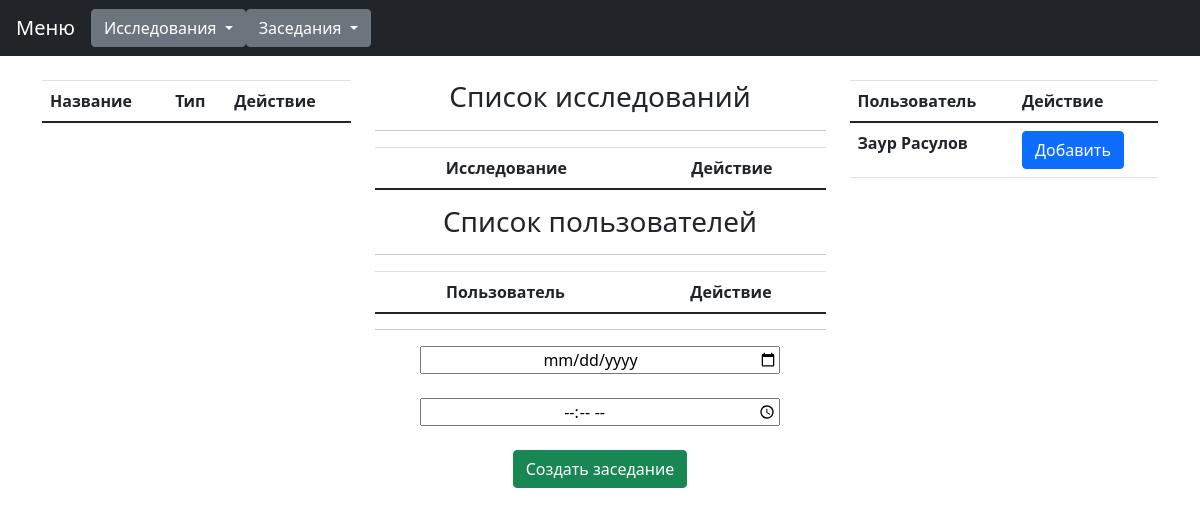
Page /meeting/ on the earlier database version.
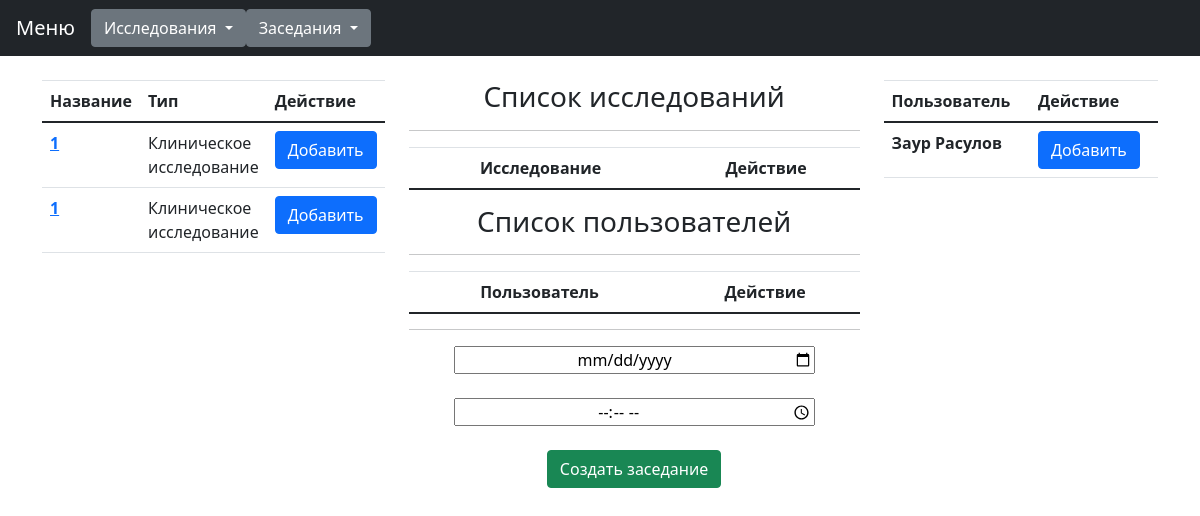
Same page on the later database version.
### userControl/models.py (models this page shows)
class User(AbstractUser):
    username = models.EmailField(
        _('username'),
        max_length=150,
        unique=True,
        help_text=_(''),
        error_messages={
            'unique': _("Пользователь с таким Email уже существует."),
        },
    )
    first_name = models.CharField('Имя', max_length=30)
    last_name = models.CharField('Фамилия', max_length=150)
    middle_name = models.CharField('Отчество', max_length=30)
    role = models.ForeignKey(Role, on_delete=models.CASCADE, related_name='role', null=True, blank=True, default=7)
    password = models.CharField('Пароль', max_length=150)
    registration_accepted = models.CharField('Подтвердить регистрацию',max_length=10)
    def __str__(self):
        return self.username
    class Meta(object):
        unique_together = ('username',)

### researchManager/models.py (models this page shows, shortened)
class Research(models.Model):
    type = models.CharField("Тип исследования", max_length=50, null=True, blank=True)
    type_request = models.CharField("Тип заявки", max_length=50, null=True, blank=True)
    owner = models.ForeignKey(settings.AUTH_USER_MODEL, on_delete=models.CASCADE, null=True, blank=True)
    identityCode = models.CharField("Код исследования", max_length=50, null=True, blank=True)
    date_accepted = models.DateField("Дата одобрения", blank=True, null=True, default="2021-05-05")
    date_created = models.DateTimeField("Дата загрузки в систему", auto_now_add=True, null=True, blank=True)
    protocol_number = models.CharField("Номер протокола", max_length=50, null=True, blank=True)
    protocol_name = models.CharField("Название протокола", max_length=500, null=True, blank=True)
    work_name = models.CharField("Название работы", max_length=500, null=True, blank=True)
    division = models.CharField("Подразделение", max_length=500, null=True, blank=True)
    executor = models.CharField("Исполнитель", max_length=500, null=True, blank=True)
    specialization = models.CharField("Специализация", max_length=500, null=True, blank=True)
    managers = models.CharField("Менеджеры", max_length=500, null=True, blank=True)
    name_research = models.CharField("Название исследования", max_length=500, null=True, blank=True)
    drug_name = models.CharField("Название препарата", max_length=500, null=True, blank=True)
    main_researcher = models.CharField("Главный исследователь", max_length=500, null=True, blank=True)
    research_center = models.CharField("Исследовательский центр", max_length=500, null=True, blank=True)
    customer = models.CharField("Заказчик", max_length=500, null=True, blank=True)
    customer_contacts = models.CharField("Контактные данные заказчика", max_length=500, null=True, blank=True)
    duration = models.DateTimeField("Дата окончания исследования", null=True, blank=True)
    version = models.IntegerField("Версия", null=True, blank=True)
    addedOnMeeting = models.BooleanField("Добавленно на заседании", default=False)
    class Meta:
        verbose_name = "Исследование"
        verbose_name_plural = "Исследования"
    def __str__(self):
        if self.type == "clinicalResearch":
            return self.protocol_number
    def getType(self):
        if self.type == "clinicalResearch":
            return "Клиническое исследование"

### meetingManager/views.py (the view, shortened to what this page needs)
# urls.py: path("", views.CreateMeeting.as_view(), name="createMeeting"),
class CreateMeeting(Meeting):
	def get(self, request):
		return render(request, "createMeeting/createMeeting.html", {
			"researchOnMeetinList": Meeting.getNotAcceptedResearch(),
			"userList": Meeting.getUserList(),
		})

### meetingManager/views.py (called while the page is built)
	def getNotAcceptedResearch():
		return Research.objects.filter(addedOnMeeting=False)

	def getUserList():
		User = get_user_model()
		return User.objects.all()

### meetingManager/templates/createMeeting/createMeeting.html (shortened to what this page needs)
{% extends "base.html" %}
{% block content %}
{% load static %}
<form method="POST" enctype="multipart/form-data" class="meetingForm">
    <div class="row">
        <div class="col">
            <table class="table">
                <thead>
                    <tr>
                        <th scope="col">Название</th>
                        <th scope="col">Тип</th>
                        <th scope="col">Действие</th>
                    </tr>
                </thead>
                <tbody id='researchList'>
                    {% for research in researchOnMeetinList %}
                    <tr>
                        <th scope="row"><a href="{% url 'watchResearch' research.id %}" target="_blank">{{ research }}</a></th>
                        <td>{{ research.getType }}</td>
                        <td><button type="button"  id="{{ research.id }}" class="btn btn-primary" onclick="addInMeetingList(this, 'researchInMeeting', '{{ research }}', '{{ research.id }}')">Добавить</button></td>
                    </tr>
                    {% endfor %}
                </tbody>
            </table>
        </div>
        <div class="col-5 text-center">
            <h3>Список исследований</h3>
            <hr>
           <table class="table">
                <thead>
                    <tr>
                        <th scope="col">Исследование</th>
                        <th scope="col">Действие</th>
                    </tr>
                </thead>
            </table>
            <h3>Список пользователей</h3>
            <hr>
            <table class="table">
                <thead>
                    <tr>
                        <th scope="col">Пользователь</th>
                        <th scope="col">Действие</th>
                    </tr>
                </thead>
            </table>
            <hr>
            <div class="createMenu" id="createMenu">
                <input type="date" name="date" class="text-center" required style=" width: 80%">
                <br><br>
                <input type="time" name="time" class="text-center" required style=" width: 80%">
                <br><br>
                <button class="btn btn-success" onclick="setResearchAndUserInPost()">Создать заседание</button>
            </div>
        </div>
        <div class="col">
            <table class="table">
                <thead>
                    <tr>
                        <th scope="col">Пользователь</th>
                        <th scope="col">Действие</th>
                    </tr>
                </thead>
                <tbody id="userList">
                    {% for user in userList %}
                    <tr>
                        <th scope="row">{{ user.get_full_name }}</th>
                        <td><button type="button" class="btn btn-primary" id="{{ user.id }}" onclick="addInMeetingList(this, 'userInMeeting', '{{ user }}', '{{ user.id }}')">Добавить</button></td>
                    </tr>
                    {% endfor %}
                </tbody>
            </table>
        </div>
    </div>
</form>
{% endblock %}

Differences in the rows shown:
added Research: type+protocol_number "1", getType "Клиническое исследование"
added Research: type+protocol_number "1", getType "Клиническое исследование"
